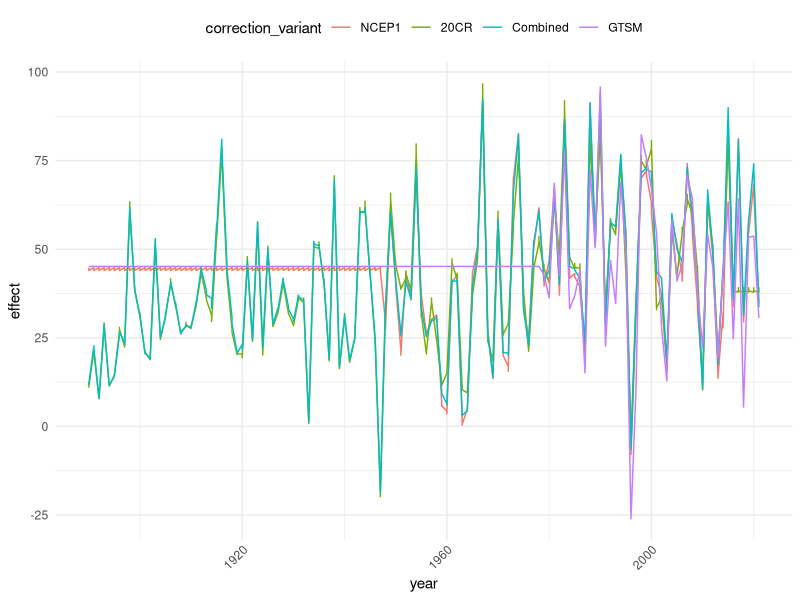
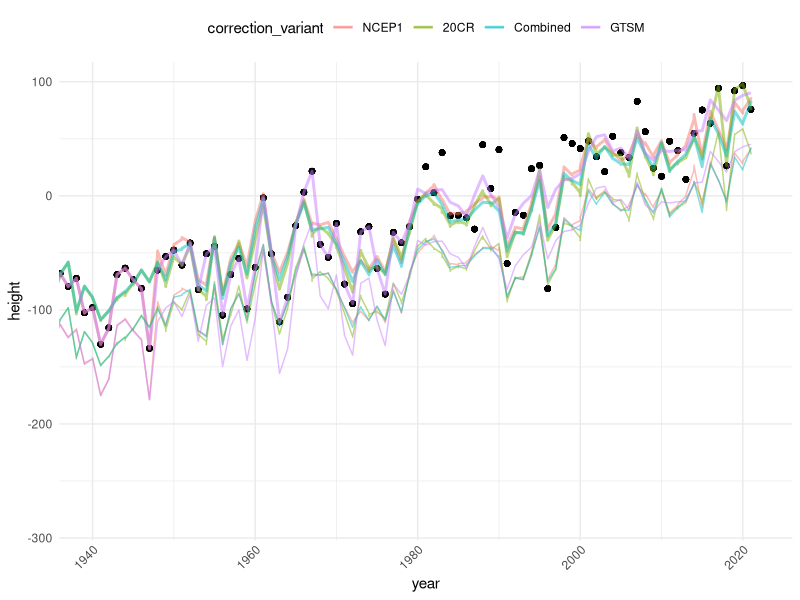
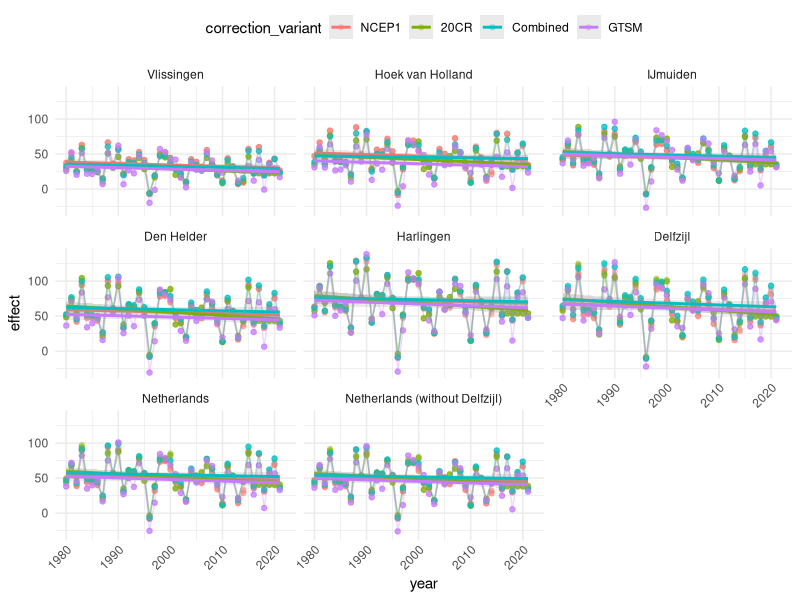
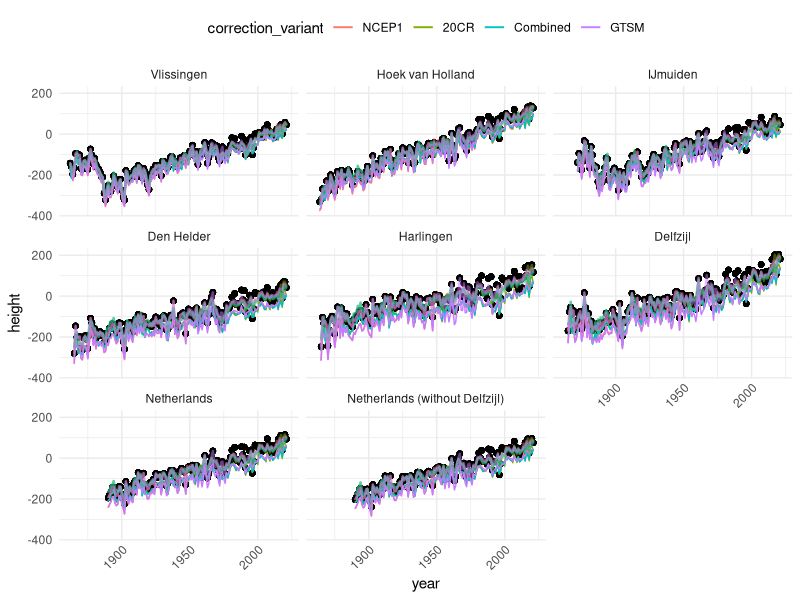
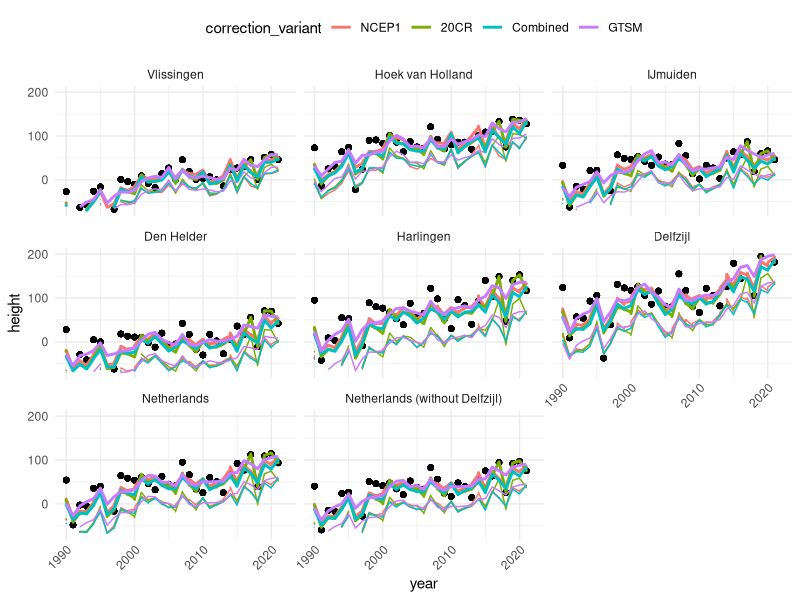
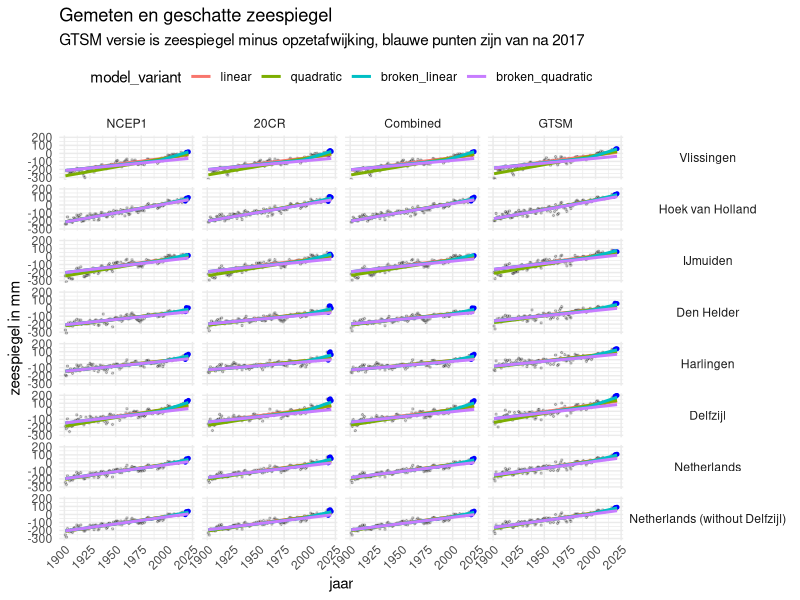
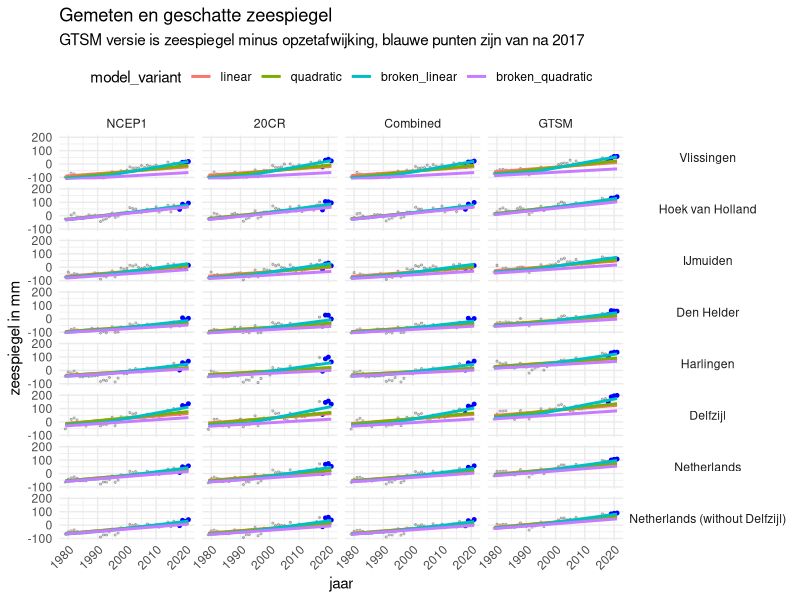
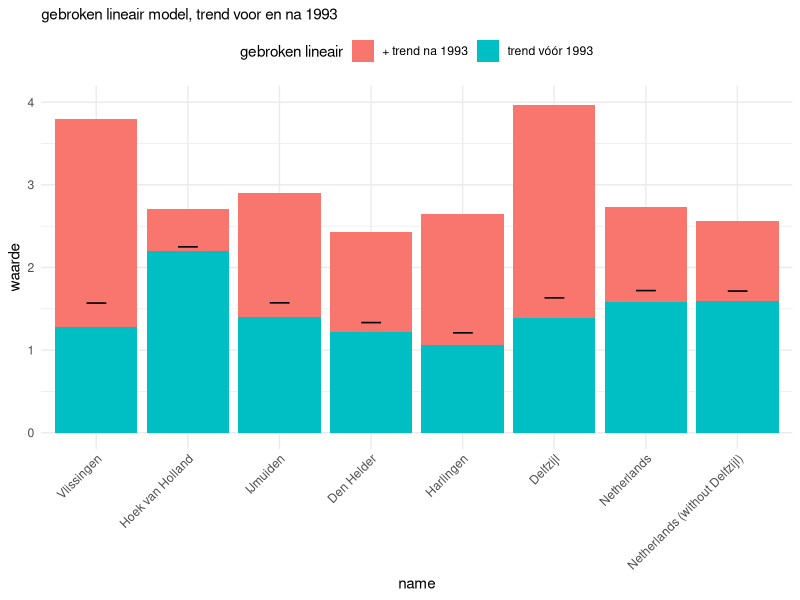

Write the R code that produced these figures, in order.
## ---- chunk 1
require(tidyverse)
stations <- read_csv("../../data/deltares/results/variants/stations.csv")
series <- read_csv("../../data/deltares/results/variants/series.csv")
fits <- read_csv("../../data/deltares/results/variants/fits.csv")


stationlevels <- c("Vlissingen",
              "Hoek van Holland",
              "IJmuiden",
              "Den Helder",
              "Harlingen",
              "Delfzijl",
              "Netherlands",
              "Netherlands (without Delfzijl)"
              )
model_variants <- c("linear", "quadratic", "broken_linear", "broken_quadratic")

fits <- fits %>%
  mutate(name = factor(name, levels = stationlevels),
         model_variant = factor(model_variant, levels = model_variants))

fitstyle =   theme_minimal() %+replace%
    theme(
      axis.text.x = element_text(angle = 45, vjust = 1, hjust = 1),
      legend.position = "top"
      ) 
## ---- chunk 2


fits_wind <- fits %>% 
      filter(quantity == "height") %>%
      distinct(psmsl_id, `Wind $u^2$`, `Wind $v^2$`, wind_variant, model_variant, quantity,
               aic, Constant, `Constant (in year 1960)`, `Constant (in year 1970)`, Trend, `+trend (1993)`, 
               Acceleration, `Acceleration from 1960`, `Nodal U` , `Nodal V` )

timeseries_wind <- series %>%
  select(year, station, u2, v2, wind_variant, height) %>%
  left_join(
    stations %>% select(psmsl_id...1, name_rws), 
    by = c(station = "psmsl_id...1")
  ) %>%
  full_join(fits_wind, by = c(
    station = "psmsl_id", 
    wind_variant = "wind_variant"
  )) %>%
  mutate(effect = `Wind $u^2$`*u2 + `Wind $v^2$`*v2) %>%
  group_by(station, wind_variant, name_rws, quantity) %>%
  mutate(anomaly = effect - mean(effect)) %>%
  ungroup() %>%
    mutate(
    `height - effect` = height - effect,
    `height - anomaly` = height - anomaly
  ) %>% 
  rename(
    correction_variant = wind_variant
    ) %>%
  mutate(fit_height = `height - effect`)




fits_surge <- fits %>%
      filter(quantity == "height - surge anomaly") %>%
      distinct(psmsl_id, model_variant, quantity,
               aic, Constant, `Constant (in year 1960)`, `Constant (in year 1970)` , Trend, `+trend (1993)`, 
               Acceleration, `Acceleration from 1960`, `Nodal U` , `Nodal V` ) %>%
  mutate(wind_variant = "GTSM") %>%
  select(-quantity)


timeseries_surge <- series %>%
  distinct(year, station, height, surge_mm, `height - surge`, `height - surge anomaly`) %>%
  mutate(wind_variant = "GTSM") %>%
  left_join(
    stations %>% select(psmsl_id...1, name_rws), 
    by = c(station = "psmsl_id...1") 
  ) %>%
  left_join(fits_surge, by = c(
    station = "psmsl_id",
    wind_variant = "wind_variant"
  )) %>%
  mutate(
    anomaly = height - `height - surge anomaly`
  ) %>%
  rename(
    `height - effect` = `height - surge`,
    `height - anomaly` = `height - surge anomaly`
  ) %>% 
  rename(
    correction_variant = wind_variant, 
    effect = surge_mm
    )  %>% 
  mutate(fit_height = `height - anomaly`)


timeseries <- bind_rows(timeseries_wind, timeseries_surge) %>%
  mutate(correction_variant = factor(correction_variant, levels = c("NCEP1","20CR","Combined", "GTSM" ))) %>%
  mutate(model_variant = factor(model_variant, levels = model_variants)) %>%
  mutate(name_rws = factor(name_rws, levels = stationlevels))


pred_series <- timeseries %>%
    mutate(
    prediction = case_when(
      model_variant == "linear" ~         Constant + Trend * (year - 1970),
      model_variant == "broken_linear" ~  Constant + Trend * (year - 1970) + 
        ifelse(year >= 1993, `+trend (1993)` * (year - 1993), 0),
      model_variant == "quadratic" ~ `Constant (in year 1970)` + Trend * (year - 1970) +
        Acceleration^2 * (year - 1970),
      model_variant == "broken_quadratic" ~ `Constant (in year 1960)` + Trend * (year - 1960) +
        `Acceleration from 1960`^2 * (year - 1960)
    )    
  )


## ---- chunk 3
#testje

# "Vlissingen"
# "Hoek van Holland"
# "Den Helder"
# "Delfzijl" 
# "Harlingen"
# "IJmuiden"
# "Netherlands"
# "Netherlands (without Delfzijl)"

timeseries %>%
  filter(name_rws == "Netherlands (without Delfzijl)") %>%
  ggplot() +
  geom_line(aes(year, effect, color = correction_variant), size = 0.5) +
  fitstyle


timeseries %>%
  filter(name_rws == "Netherlands (without Delfzijl)") %>%
ggplot() + 
  geom_point(aes(year, height)) +
  geom_line(aes(year, `height - anomaly`, color = correction_variant), size = 1, alpha = 0.5) +
  geom_line(aes(year, `height - effect`, color = correction_variant), size = 0.5, alpha = 0.5,) +
  # geom_smooth(aes(color = correction_variant)) +
  # facet_wrap(~name_rws) +
  coord_cartesian(xlim = c(1940, 2022)) +
  fitstyle

## ---- chunk 4

timeseries %>%
  filter(year > 1979) %>%
  ggplot(aes(year, effect)) +
  geom_point(aes(color = correction_variant), alpha = 0.3) +
  geom_line(aes(color = correction_variant), alpha = 0.3) +
  # geom_smooth(aes(color = wind_variant), alpha = 0.2) +
  geom_smooth(method = "lm", aes(color = correction_variant), alpha = 0.2) +
  facet_wrap(~ name_rws) +
  coord_cartesian(xlim = c(NA, 2022)) +
  fitstyle
## ---- chunk 5
timeseries %>%
  # filter(name_rws == "Delfzijl") %>%
  ggplot() +
  geom_point(aes(year, height)) +
  geom_line(aes(year, `height - effect`, color = correction_variant), size = 0.5) +
  geom_line(aes(year, `height - anomaly`, color = correction_variant), size = 0.8, alpha = 0.5) +
  xlim(NA, 2022) +
  # coord_cartesian(xlim = c(1980, 2022), ylim = c(-70, NA)) +
  facet_wrap( ~ name_rws) +
  fitstyle

## ---- chunk 6
timeseries %>%
  # filter(name_rws == "Delfzijl") %>%
  ggplot() +
  geom_point(aes(year, height)) +
  geom_line(aes(year, `height - effect`, color = correction_variant), size = 0.5) +
  geom_line(aes(year, `height - anomaly`, color = correction_variant), size = 1) +
  xlim(1990, 2022) +
  ylim(-70, 200) +
  # coord_cartesian(xlim = c(1980, 2022), ylim = c(-70, NA)) +
  facet_wrap( ~ name_rws) +
  fitstyle

## ---- chunk 7

## ---- chunk 8

startyear = 1900

ggplot() +
  geom_point(data = pred_series %>% filter(model_variant == "linear", year > startyear), aes(x = year, y = fit_height ), size = 0.5, alpha = 0.2) +
  geom_point(data = pred_series %>% filter(model_variant == "linear", year > 2017), aes(x = year, y = fit_height), size = 1, alpha = 1, color = "blue") +
  geom_line(data = pred_series %>% filter(year > startyear), aes(x = year, y = prediction, color = model_variant), size = 1) +
  facet_grid(name_rws ~ correction_variant) +
  coord_cartesian(ylim = c(-300, NA)) +
  xlab("jaar") +
  ylab("zeespiegel in mm") +
  labs(title = "Gemeten en geschatte zeespiegel", subtitle = "GTSM versie is zeespiegel minus opzetafwijking, blauwe punten zijn van na 2017") +
  fitstyle +
  theme(strip.text.y = element_text(angle = 0))

ggsave("zeespiegelFit.pdf" , width = 10, height = 12)

## ---- chunk 9

startyear = 1978

ggplot() +
  geom_point(data = pred_series %>% filter(model_variant == "linear", year > startyear), aes(x = year, y = fit_height ), size = 0.5, alpha = 0.2) +
  geom_point(data = pred_series %>% filter(model_variant == "linear", year > 2017), aes(x = year, y = fit_height), size = 1, alpha = 1, color = "blue") +
  geom_line(data = pred_series %>% filter(year > startyear), aes(x = year, y = prediction, color = model_variant), size = 1) +
  facet_grid(name_rws ~ correction_variant) +
  coord_cartesian(ylim = c(-100, NA)) +
  xlab("jaar") +
  ylab("zeespiegel in mm") +
  labs(title = "Gemeten en geschatte zeespiegel", subtitle = "GTSM versie is zeespiegel minus opzetafwijking, blauwe punten zijn van na 2017") +
  fitstyle +
  theme(strip.text.y = element_text(angle = 0))

ggsave("zeespiegelFit_1978.pdf" , width = 10, height = 12)

## ---- chunk 10

fits %>%
  filter(model_variant == "broken_linear") %>%
  filter(wind_variant == 'Combined') %>% 
  filter(quantity == "height") %>%
  select(model_variant, wind_variant, name, Trend, `+trend (1993)`) %>%
  rename(`trend vóór 1993` = Trend,
         `+ trend na 1993` = `+trend (1993)`) %>%
  pivot_longer(c(`trend vóór 1993`, `+ trend na 1993`), names_to = 'gebroken lineair', values_to = 'waarde') %>%
  ggplot(aes(x = name)) +
  geom_col(aes(y = waarde, fill = `gebroken lineair`)) +
  geom_point(data = fits %>%
               filter(model_variant == "linear") %>%
               filter(wind_variant == 'Combined') %>%
               filter(quantity == "height"),
             aes(x = name, y = Trend),
             shape = "_", size = 8
  ) +
coord_cartesian(ylim = c(0,4)) +
  labs(subtitle = "gebroken lineair model, trend voor en na 1993") +
  fitstyle
## ---- chunk 11

fits %>%
  filter(quantity == "height", wind_variant == "Combined") %>%
  ggplot(aes(x = name, y = model_variant)) +
  geom_tile(aes(fill = Trend)) +
  geom_text(aes(label = round(Trend, 2)), color = "white") +
  fitstyle +
  scale_fill_viridis_b(direction = -1)


## ---- chunk 12

fits %>%
  filter(quantity == "height") %>%
  # filter(name == "Netherlands (without Delfzijl)") %>%
  bind_rows(fits %>%
               # filter(name == "Netherlands (without Delfzijl)") %>%
              filter(quantity == "height - surge anomaly", wind_variant == "Combined") %>%
              mutate(wind_variant = "none-GTSM")
              ) %>%
  ggplot(aes(x = wind_variant, y = aic)) +
  geom_col(aes(fill = model_variant), position = position_dodge(width=0.8), width = 0.8) +
  # geom_text(aes(label = round(aic, 0)), color = "white") +
  facet_wrap(name ~ ., scales = 'free_y') + 
  coord_cartesian(ylim = c(1140, 1280)) +
  scale_fill_brewer(palette = "Paired") +
  fitstyle
## ---- chunk 13

# betrouwbaarheid toevoegen
# zelfde voor zeespiegel 2021
# voorkeursvariant markeren
# 

fits %>%
  # filter(wind_variant == "NCEP1") %>%
  # filter(quantity == "height") %>%
  # filter(!has_wind) %>%
  mutate(stijging_2021 = case_when(
    model_variant == "linear" ~ Trend,
    model_variant == "broken_linear" ~ Trend + `+trend (1993)`,
    model_variant == "quadratic" ~ Trend + 2 * (2021-1970)*Acceleration,
    model_variant == "broken_quadratic" ~ Trend + 2 * (2021-1960)*`Acceleration from 1960`
  )) %>%
  select(name, Trend, `+trend (1993)`, stijging_2021, quantity, model_variant, has_wind, wind_variant) %>%
  ggplot(aes(name, stijging_2021)) +
  geom_point(aes(color = model_variant, shape = wind_variant), size = 3, alpha = 0.5) +
  fitstyle +
  facet_wrap(~ quantity)
  
